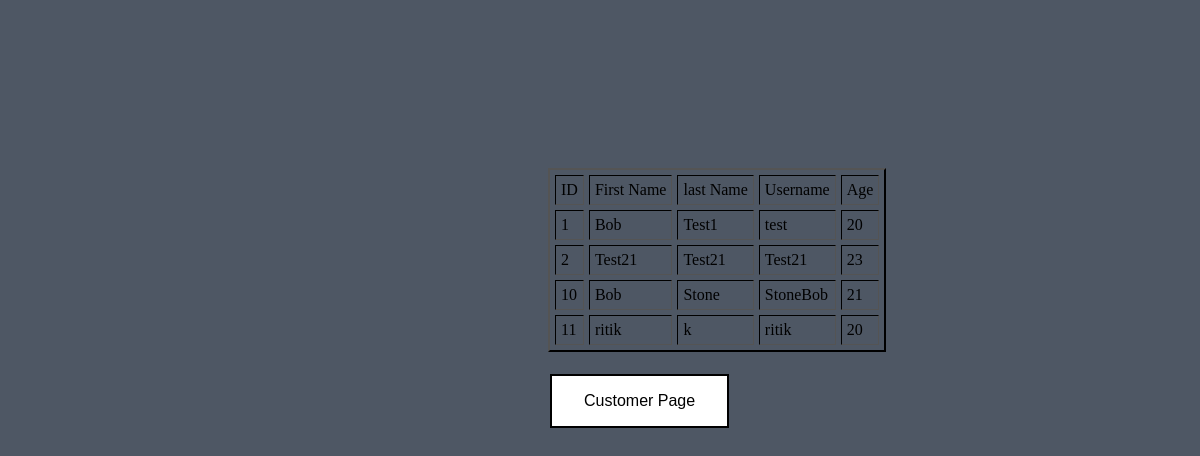
Screenshot of /customer/read/ with the database file from the repository.
### main/models.py (models this page shows, shortened)
class Customer(models.Model):
    f_name = models.CharField(max_length=20)
    l_name = models.CharField(max_length=20)
    username = models.CharField(max_length=100, default='test')
    password = models.CharField(max_length=100, default='test')
    age = models.IntegerField()

### main/views.py (the view)
# urls.py: path("customer/read/", views.cus_read, name="cus_read"),
def cus_read(response):
    cus = Customer.objects  # Get all customers
    data = []
    for c in cus.all():
        data.append(c)
    return render(response, "main/cus_read.html", {"cus": cus, "data": data})  # Render page and pass customers

### main/templates/main/cus_read.html
{% extends 'main/index.html' %}
{% block content %}
<div align="center">
<table border="1", cellpadding="5" cellspacing="5">
    <td>ID</td>
    <td>First Name</td>
    <td>last Name</td>
    <td>Username</td>
    <td>Age</td>
    {% for i in data %}
    <tr>
        <td>{{i.id}}</td>
        <td>{{i.f_name}}</td>
        <td>{{i.l_name}}</td>
        <td>{{i.username}}</td>
        <td>{{i.age}}</td>
    </tr>
    {% endfor %}
</table>
</div>
<br>
<button onclick="location.href='../'" type="button">Customer Page</button>
{% endblock %}

### main/templates/main/index.html (shortened to what this page needs)
<html>
<head>
</head>
<body style="background-color:#4e5764; align-content: center; position: absolute; top: 20%; left:45%">
    <div id="content", name="content">
        {% block content %}{% endblock %}
    </div>
</body>
</html>

### main/templates/main/index.html (style rules this page uses)
button { background-color: white; border: 2px solid black; color: black; padding: 16px 32px; text-align: center; text-decoration: none; display: inline-block; font-size: 16px; margin: 4px 2px; transition-duration: 0.4s; cursor: pointer; }
table { border-color: black; border-width: 2px; }

### rows the page displays
Customer: id "1", f_name "Bob", l_name "Test1", username "test", age "20"
Customer: id "2", f_name "Test21", l_name "Test21", username "Test21", age "23"
Customer: id "10", f_name "Bob", l_name "Stone", username "StoneBob", age "21"
Customer: id "11", f_name "ritik", l_name "k", username "ritik", age "20"
